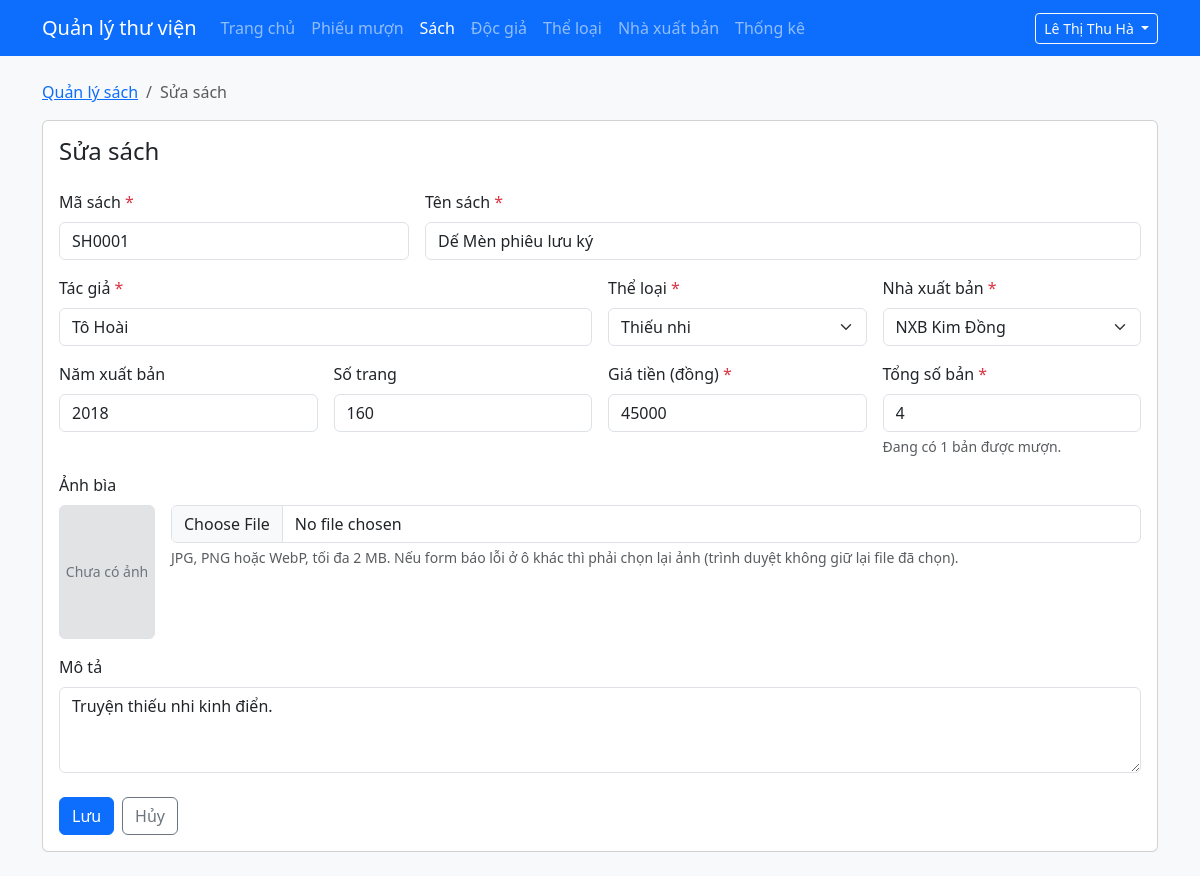
The app's page /admin/sach-form.php?id=1 (signed in) with its own data.
### tables this page shows
CREATE TABLE sach (
  id            INT UNSIGNED NOT NULL AUTO_INCREMENT PRIMARY KEY,
  ma_sach       VARCHAR(20)  NOT NULL UNIQUE,
  ten_sach      VARCHAR(200) NOT NULL,
  tac_gia       VARCHAR(150) NOT NULL,
  id_theloai    INT UNSIGNED NOT NULL,
  id_nxb        INT UNSIGNED NOT NULL,
  nam_xuat_ban  SMALLINT UNSIGNED NULL,
  so_trang      SMALLINT UNSIGNED NULL,
  gia_tien      DECIMAL(12,0) NOT NULL DEFAULT 0,    
  hinh_bia      VARCHAR(255) NULL,                   
  so_luong      INT UNSIGNED NOT NULL DEFAULT 1,     
  so_con_lai    INT UNSIGNED NOT NULL DEFAULT 1,     
  mo_ta         TEXT NULL,
  CONSTRAINT fk_sach_theloai FOREIGN KEY (id_theloai) REFERENCES theloai(id),
  CONSTRAINT fk_sach_nxb     FOREIGN KEY (id_nxb)     REFERENCES nhaxuatban(id),
  CHECK (gia_tien >= 0),
  CHECK (so_con_lai <= so_luong),                    
  INDEX idx_sach_ten (ten_sach)                      
);

CREATE TABLE theloai (
  id          INT UNSIGNED NOT NULL AUTO_INCREMENT PRIMARY KEY,
  ten_theloai VARCHAR(100) NOT NULL UNIQUE
);

CREATE TABLE nhaxuatban (
  id       INT UNSIGNED NOT NULL AUTO_INCREMENT PRIMARY KEY,
  ten_nxb  VARCHAR(150) NOT NULL UNIQUE,
  dia_chi  VARCHAR(255) NULL
);

### includes/helpers.php (called while the page is built, shortened)
<?php
function e($chuoi): string
{
    return htmlspecialchars((string) $chuoi, ENT_QUOTES | ENT_SUBSTITUTE, 'UTF-8');
}
function layChuoiGet(string $ten): string
{
    $giaTri = $_GET[$ten] ?? '';
    return is_string($giaTri) ? trim($giaTri) : '';
}
function lopLoi(array $loi, string $truong): string
{
    return isset($loi[$truong]) ? ' is-invalid' : '';
}

### includes/csdl.php (called while the page is built, shortened)
<?php
function truyVan(mysqli $conn, string $sql, string $kieu = '', array $thamSo = []): mysqli_stmt
{
    $stmt = mysqli_prepare($conn, $sql);
    if ($kieu !== '') {
        mysqli_stmt_bind_param($stmt, $kieu, ...$thamSo);
    }
    mysqli_stmt_execute($stmt);
    return $stmt;
}

### includes/anh-bia.php (called while the page is built, shortened)
<?php
function laDuongDanAnhBia(?string $duongDan): bool
{
    if ($duongDan === null) {
        return false;
    }
    return preg_match('#^' . ANH_BIA_THU_MUC . '/[a-f0-9]{32}\.(jpg|png|webp)$#', $duongDan) === 1;
}
function urlAnhBia(?string $duongDan): ?string
{
    if (!laDuongDanAnhBia($duongDan)) {
        return null;
    }
    return '../' . $duongDan;
}

### admin/sach-form.php (the view, shortened to what this page needs)
<?php
require_once __DIR__ . '/../includes/khoi-tao-admin.php';
require_once __DIR__ . '/../includes/anh-bia.php';
$dangSua     = isset($_GET['id']);
$sachHienTai = null;
$dangMuon    = 0;
if ($dangSua) {
    $idSach = filter_var(layChuoiGet('id'), FILTER_VALIDATE_INT, ['options' => ['min_range' => 1]]);
    if ($idSach !== false) {
        $stmt = truyVan($conn, 'SELECT * FROM sach WHERE id = ?', 'i', [$idSach]);
        $sachHienTai = mysqli_fetch_assoc(mysqli_stmt_get_result($stmt));
    }
    $stmt = truyVan(
        $conn,
        'SELECT COUNT(*) FROM chitietphieumuon WHERE id_sach = ? AND ngay_tra_thuc_te IS NULL',
        'i',
        [$idSach]
    );
    $dangMuon = (int) mysqli_fetch_row(mysqli_stmt_get_result($stmt))[0];
}
$dsTheLoai = mysqli_fetch_all(mysqli_query($conn, 'SELECT id, ten_theloai FROM theloai ORDER BY ten_theloai'), MYSQLI_ASSOC);
$dsNxb     = mysqli_fetch_all(mysqli_query($conn, 'SELECT id, ten_nxb FROM nhaxuatban ORDER BY ten_nxb'), MYSQLI_ASSOC);
$cacTruong = ['ma_sach', 'ten_sach', 'tac_gia', 'id_theloai', 'id_nxb', 'nam_xuat_ban', 'so_trang', 'gia_tien', 'so_luong', 'mo_ta'];
$giaTri    = array_fill_keys($cacTruong, '');
$giaTri['so_luong'] = '1';
$giaTri['gia_tien'] = '0';
if ($dangSua) {
    foreach ($cacTruong as $truong) {
        $giaTri[$truong] = (string) ($sachHienTai[$truong] ?? '');
    }
}
$loi = [];
$hinhBiaDangLuu = $dangSua ? ($sachHienTai['hinh_bia'] ?? null) : null;
$urlAnhHienTai  = urlAnhBia($hinhBiaDangLuu);
$tieuDe      = $dangSua ? 'Sửa sách' : 'Thêm sách';
require __DIR__ . '/../includes/admin-dau.php';
?>
<nav aria-label="breadcrumb">
    <ol class="breadcrumb">
        <li class="breadcrumb-item"><a href="sach.php">Quản lý sách</a></li>
        <li class="breadcrumb-item active" aria-current="page"><?= e($tieuDe) ?></li>
    </ol>
</nav>
<div class="card">
    <div class="card-body">
        <h1 class="h4 mb-4"><?= e($tieuDe) ?></h1>
        <form method="post" enctype="multipart/form-data" novalidate>
            <div class="row g-3">
                <div class="col-md-4">
                    <label for="ma_sach" class="form-label">Mã sách <span class="text-danger">*</span></label>
                    <input type="text" class="form-control<?= lopLoi($loi, 'ma_sach') ?>" id="ma_sach" name="ma_sach"
                           value="<?= e($giaTri['ma_sach']) ?>" maxlength="20">
                </div>
                <div class="col-md-8">
                    <label for="ten_sach" class="form-label">Tên sách <span class="text-danger">*</span></label>
                    <input type="text" class="form-control<?= lopLoi($loi, 'ten_sach') ?>" id="ten_sach" name="ten_sach"
                           value="<?= e($giaTri['ten_sach']) ?>" maxlength="200">
                </div>
                <div class="col-md-6">
                    <label for="tac_gia" class="form-label">Tác giả <span class="text-danger">*</span></label>
                    <input type="text" class="form-control<?= lopLoi($loi, 'tac_gia') ?>" id="tac_gia" name="tac_gia"
                           value="<?= e($giaTri['tac_gia']) ?>" maxlength="150">
                </div>
                <div class="col-md-3">
                    <label for="id_theloai" class="form-label">Thể loại <span class="text-danger">*</span></label>
                    <select class="form-select<?= lopLoi($loi, 'id_theloai') ?>" id="id_theloai" name="id_theloai">
                        <?php foreach ($dsTheLoai as $theLoai): ?>
                            <option value="<?= (int) $theLoai['id'] ?>"<?= ((string) $theLoai['id'] === $giaTri['id_theloai']) ? ' selected' : '' ?>>
                                <?= e($theLoai['ten_theloai']) ?>
                            </option>
                        <?php endforeach; ?>
                    </select>
                </div>
                <div class="col-md-3">
                    <label for="id_nxb" class="form-label">Nhà xuất bản <span class="text-danger">*</span></label>
                    <select class="form-select<?= lopLoi($loi, 'id_nxb') ?>" id="id_nxb" name="id_nxb">
                        <?php foreach ($dsNxb as $nxb): ?>
                            <option value="<?= (int) $nxb['id'] ?>"<?= ((string) $nxb['id'] === $giaTri['id_nxb']) ? ' selected' : '' ?>>
                                <?= e($nxb['ten_nxb']) ?>
                            </option>
                        <?php endforeach; ?>
                    </select>
                </div>
                <div class="col-6 col-md-3">
                    <label for="nam_xuat_ban" class="form-label">Năm xuất bản</label>
                    <input type="text" inputmode="numeric" class="form-control<?= lopLoi($loi, 'nam_xuat_ban') ?>"
                           id="nam_xuat_ban" name="nam_xuat_ban" value="<?= e($giaTri['nam_xuat_ban']) ?>">
                </div>
                <div class="col-6 col-md-3">
                    <label for="so_trang" class="form-label">Số trang</label>
                    <input type="text" inputmode="numeric" class="form-control<?= lopLoi($loi, 'so_trang') ?>"
                           id="so_trang" name="so_trang" value="<?= e($giaTri['so_trang']) ?>">
                </div>
                <div class="col-6 col-md-3">
                    <label for="gia_tien" class="form-label">Giá tiền (đồng) <span class="text-danger">*</span></label>
                    <input type="text" inputmode="numeric" class="form-control<?= lopLoi($loi, 'gia_tien') ?>"
                           id="gia_tien" name="gia_tien" value="<?= e($giaTri['gia_tien']) ?>">
                </div>
                <div class="col-6 col-md-3">
                    <label for="so_luong" class="form-label">Tổng số bản <span class="text-danger">*</span></label>
                    <input type="text" inputmode="numeric" class="form-control<?= lopLoi($loi, 'so_luong') ?>"
                           id="so_luong" name="so_luong" value="<?= e($giaTri['so_luong']) ?>">
                    <?php if ($dangSua): ?>
                        <div class="form-text">Đang có <?= $dangMuon ?> bản được mượn.</div>
                    <?php endif; ?>
                </div>
                <div class="col-12">
                    <label for="hinh_bia" class="form-label">Ảnh bìa</label>
                    <div class="d-flex gap-3 align-items-start">
                        <?php if ($urlAnhHienTai !== null): ?>
                            <img src="<?= e($urlAnhHienTai) ?>" alt="Bìa sách hiện tại" class="rounded border"
                                 style="width:96px;height:134px;object-fit:cover">
                        <?php else: ?>
                            <div class="rounded border bg-secondary-subtle text-secondary d-flex align-items-center justify-content-center text-center small"
                                 style="width:96px;height:134px">Chưa có ảnh</div>
                        <?php endif; ?>
                        <div class="flex-grow-1">
                            <input type="file" class="form-control<?= lopLoi($loi, 'hinh_bia') ?>" id="hinh_bia" name="hinh_bia"
                                   accept="image/jpeg,image/png,image/webp">
                            <div class="form-text">
                                JPG, PNG hoặc WebP, tối đa 2 MB. Nếu form báo lỗi ở ô khác thì phải chọn lại ảnh
                                (trình duyệt không giữ lại file đã chọn).
                            </div>
                        </div>
                    </div>
                </div>
                <div class="col-12">
                    <label for="mo_ta" class="form-label">Mô tả</label>
                    <textarea class="form-control<?= lopLoi($loi, 'mo_ta') ?>" id="mo_ta" name="mo_ta" rows="3"><?= e($giaTri['mo_ta']) ?></textarea>
                </div>
            </div>
            <div class="mt-4 d-flex gap-2">
                <button type="submit" class="btn btn-primary">Lưu</button>
                <a href="sach.php" class="btn btn-outline-secondary">Hủy</a>
            </div>
        </form>
    </div>
</div>
<?php require __DIR__ . '/../includes/admin-cuoi.php'; ?>

### records on screen
sach: ma_sach "SH0001", ten_sach "Dế Mèn phiêu lưu ký", tac_gia "Tô Hoài", id_theloai "Thiếu nhi", id_nxb "NXB Kim Đồng", nam_xuat_ban "2018", so_trang "160", gia_tien "45000", so_luong "4", mo_ta "Truyện thiếu nhi kinh điển."

### other values on screen
$nhanVien['ho_ten'] "Lê Thị Thu Hà"
$tieuDe "Sửa sách"
$dangMuon "1"
